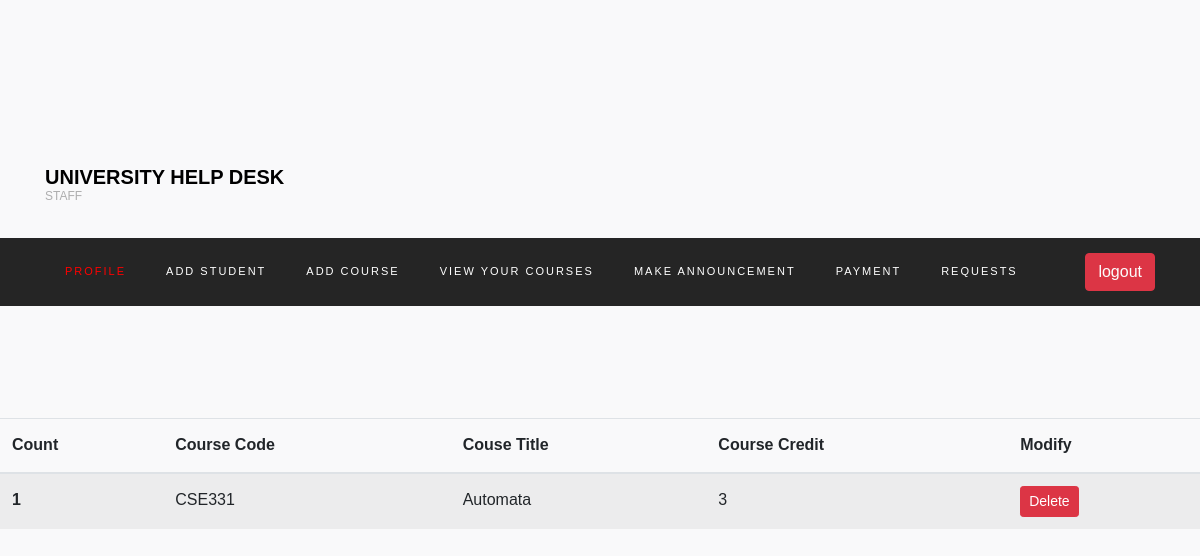
The app's page /faculty-see-courses (signed in) with its own data.
### login/models.py (models this page shows, shortened)
class Course(models.Model):
    course_faculty = models.ForeignKey(
        Faculty, on_delete=models.CASCADE, null=True, blank=True)
    course_id = models.CharField(max_length=10, null=True, blank=True)
    course_name = models.TextField(max_length=100, unique=True)
    course_description = models.TextField(
        max_length=200, blank=True, null=True)
    course_credit = models.IntegerField()
    course_department = models.CharField(max_length=100, blank=True, null=True)
    start_time = models.TimeField(null=True, blank=True)
    end_time = models.TimeField(null=True, blank=True)

### login/views.py (the view)
# urls.py: path('faculty-see-courses', views.see_course_list, name='faculty_see_courses'),
def see_course_list(request):
    faculty = Faculty.objects.get(user=request.user)
    couses = Course.objects.filter(course_faculty=faculty)
    return render(request, "faculty_course_list.html", {'courses': couses})

### templates/faculty_course_list.html
{%extends 'faculty_base.html' %}
{%block main-content%}
<section>
    <table class="table table-striped">
        <thead>
          <tr>
            <th scope="col">Count</th>
            <th scope="col">Course Code</th>
            <th scope="col">Couse Title</th>
            <th scope="col">Course Credit</th>
            <th scope="col">Modify</th>
          </tr>
        </thead>
        <tbody>
            {%for course in courses%}
          <tr>
            <th scope="row">{{forloop.counter}}</th>
            <td>{{course.course_id}}</td>
            <td>{{course.course_name}}</td>
            <td>{{course.course_credit}}</td>
            <td><a href="{% url 'faculty_delete_course' course.id %}" class="btn btn-sm btn-danger">Delete</a></td>
          </tr>
        {%endfor%}
        </tbody>
      </table>
</section>
{%endblock main-content%}

### static/profile/style.css (style rules this page uses)
body { background-color: #f9f9fa }

### records on screen
Course: course_id "CSE331", course_name "Automata", course_credit "3"
